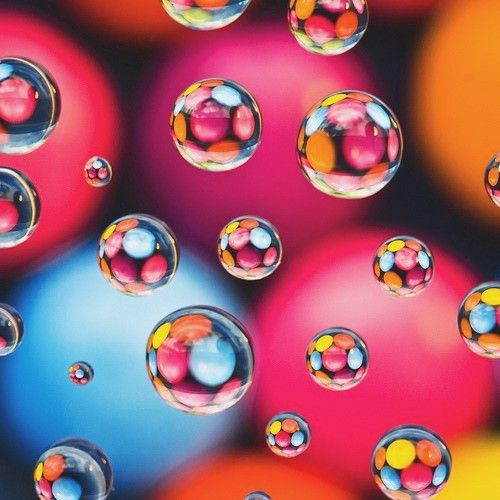
#> input picture Processing and Data Analysis/Exercise 3 and 4/zad3.jpg, 500 x 500 px, found by its file name
$ python laboratorium_4.py
#> lines starting #> are read from the running program, lines starting #| are printed output that depends on the picture; after the words box and inside, x2 and y2 are one past the last pixel; in counts of white or black regions, pixels touching at a corner belong together; long printed decimals are rounded
import math as m
import matplotlib.pyplot as plt
import matplotlib.image as mpimg
import numpy as np
from scipy import ndimage


# 2.Dyskretyzacja

def Dyskretyzacja(x:'Czestotliwosc probkowania'):
#> called with x = 20
    Tc=1 #czas trwania sygnalu
    fs=x #czestotliwosc probkowania fs>=2*fmax
    f=10 #czestotliwosc
    Ts=1/fs #okres probkowania
    N=round(Tc*fs,0) #liczba probek na caly sygnal
    tab=[]
    czas=[]
    for n in range(0,N,1):
        t=n*Ts
        fun=(m.sin(2*m.pi*f*t))
        tab.append(fun)
        czas.append(t)
    plt.title('fs='+str(x)+'Hz')
    plt.plot(czas,tab)

plt.subplot(4,3,1)
Dyskretyzacja(20)

plt.subplot(4,3,2)
Dyskretyzacja(21)

plt.subplot(4,3,3)
Dyskretyzacja(30)

plt.subplot(4,3,4)
Dyskretyzacja(45)

plt.subplot(4,3,5)
Dyskretyzacja(50)

plt.subplot(4,3,6)
Dyskretyzacja(100)

plt.subplot(4,3,7)
Dyskretyzacja(150)

plt.subplot(4,3,8)
Dyskretyzacja(200)

plt.subplot(4,3,9)
Dyskretyzacja(250)

plt.subplot(4,3,11)
Dyskretyzacja(1000)
plt.show()
#> figure, not shown here; panel 1: curve peaks at x = 0.6, y = 5.64e-15; panel 2: curve peaks at x = 0.524, y = 0.997; panel 3: curve peaks at x = 0.933, y = 0.866; panel 4: curve peaks at x = 0.822, y = 0.985

#zadanie 2.4
#Istenije takie twierdzenie - Twierdzenie o probkowaniu

#zadanie 2.5
#Aliasing

#################################################################################

# 3.Kwantyzacja

#zadanie 3.1
obrazek = mpimg.imread('zad3.jpg')
#> obrazek is the input picture: shape (500, 500, 3); mean R, G, B 162.1, 91.8, 106.7
plt.subplot(2,5,1)
plt.title('Oryginał')
plt.imshow(obrazek)


#zadanie 3.2
szerokosc,wysokosc,_=obrazek.shape
#> szerokosc = 500; wysokosc = 500
print('Szerokosc: '+str(szerokosc))
#| Szerokosc: 500
print('Wysokosc: '+str(wysokosc))
#| Wysokosc: 500

#zadanie 3.3
_,_,wartosc=obrazek.shape
#> wartosc = 3
print('Pojedynczy piksel opisywany jest: '+str(wartosc)+' wartosciami')
#| Pojedynczy piksel opisywany jest: 3 wartosciami

#zadanie 3.4
jasnosc=(obrazek.max()+obrazek.min())/2
#> jasnosc = 127.5
jasnosc=jasnosc/1000
#> jasnosc = 0.128
bright= lambda rgb : np.dot(rgb[... , :3] , [jasnosc,jasnosc,jasnosc])
jasnosc_piksela_szary=bright(obrazek)
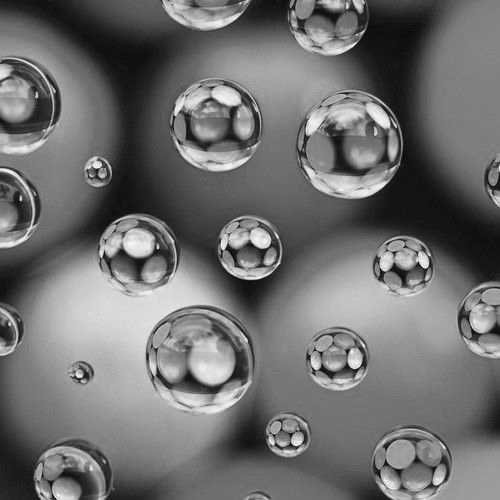
#> jasnosc_piksela_szary: shape (500, 500) float64; min 6.5, max 96.9, mean 46; drawn with min black and max white
plt.subplot(2,5,2)
plt.title('Jasnosc piksela')
plt.imshow(jasnosc_piksela_szary,cmap=plt.get_cmap(name='gray'))


srednia1=np.average(obrazek,axis=(0,1))
#> srednia1 = [162.1, 91.84, 106.7]
print(srednia1)
#| [162.147  91.840 106.678]
sredni_piksel= lambda rgb : np.dot(rgb[... , :3] , srednia1/1000)
sredni_szary=sredni_piksel(obrazek)
print(sredni_szary)
#> (printed output is left out)
plt.subplot(2,5,3)
plt.title('Sr. wart. piksela')
plt.imshow(sredni_szary,cmap=plt.get_cmap(name='gray'))


iluminacja = lambda rgb : np.dot(rgb[... , :3] , [0.21 , 0.72, 0.07])
szary_iluminacja = iluminacja(obrazek)
plt.subplot(2,5,4)
plt.title('Iluminacja')
plt.imshow(szary_iluminacja,cmap=plt.get_cmap(name='gray'))

#zadanie 3.5
histogram_obrazek = np.histogram(obrazek,bins=255)
histogram_jasnosc_piksela =np.histogram(jasnosc_piksela_szary,bins=255)
histogram_sredni_szary = np.histogram(sredni_szary,bins=255)
histogram_iluminacja = np.histogram(szary_iluminacja,bins=255)
histogram_szary16 = np.histogram(sredni_szary,bins=16)

plt.subplot(2,5,6)
plt.title('Hist oryginał')
plt.bar(histogram_obrazek[1][:-1],histogram_obrazek[0])

plt.subplot(2,5,7)
plt.title('Hist jasnosc piksela')
plt.bar(histogram_jasnosc_piksela[1][:-1],histogram_jasnosc_piksela[0])

plt.subplot(2,5,8)
plt.title('Hist sr. wart. piksela')
plt.bar(histogram_sredni_szary[1][:-1],histogram_sredni_szary[0])

plt.subplot(2,5,9)
plt.title('Hist iluminacji')
plt.bar(histogram_iluminacja[1][:-1],histogram_iluminacja[0])

plt.subplot(2,5,10)
plt.title('Hist 16 bins')
plt.bar(histogram_szary16[1][:-1],histogram_szary16[0])
plt.xlim
plt.show()
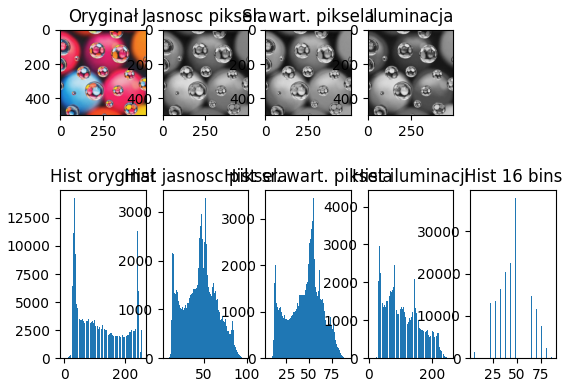
#> figure drawn by matplotlib, 9 panels; panel 5: tallest bar 14257 high, from x = 33.6 to 34.4; panel 6: tallest bar 3278 high, from x = 51.48 to 52.28; panel 7: tallest bar 3443 high, from x = 54.48 to 55.28; panel 8: tallest bar 4220 high, from x = 82.73 to 83.53


# 4.Binaryzacja

#zadanie 4.1
gradient = mpimg.imread('gradient.jpg')
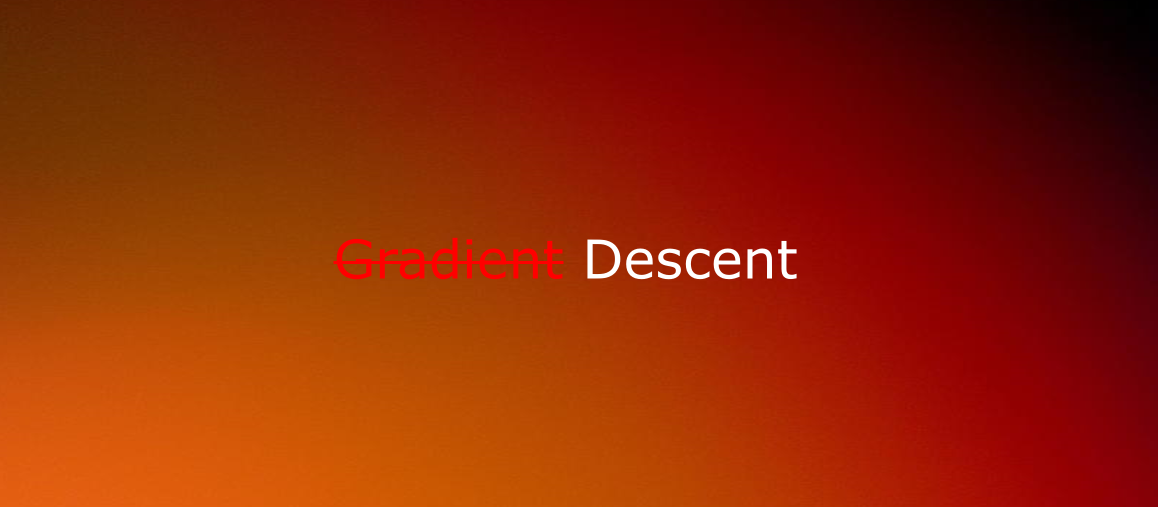
#> input picture Processing and Data Analysis/Exercise 3 and 4/gradient.jpg, 2315 x 1013 px, found by its file name (shown at 1/2 size)
#> gradient is the input picture: shape (1013, 2315, 3) float32; mean R, G, B 0.567, 0.15, 0.0162
cos=gradient
plt.title('Oryginał')
plt.imshow(gradient)
plt.show()

#zadanie 4.2
szary_gradient=iluminacja(gradient)
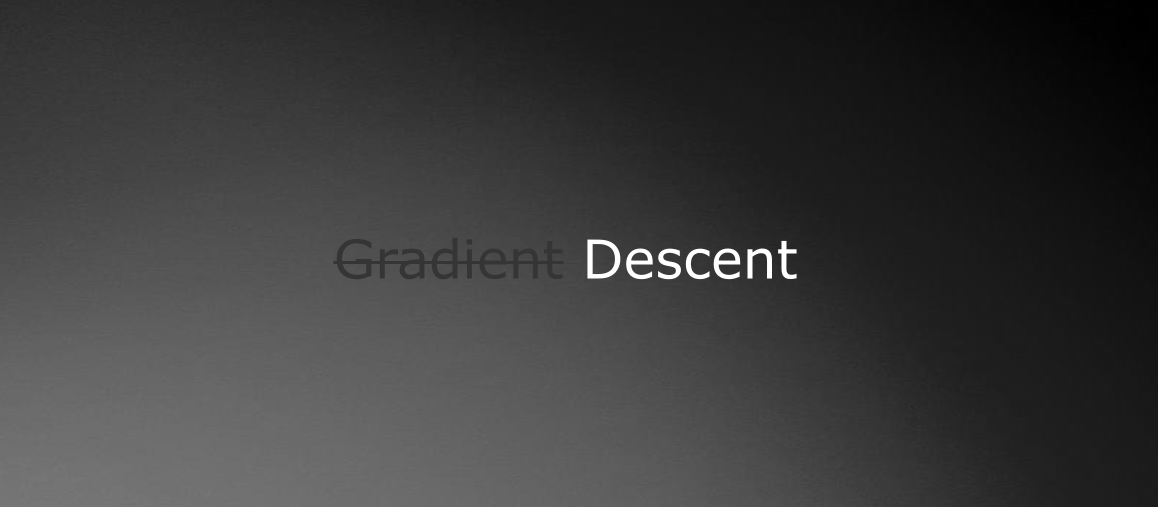
#> szary_gradient: shape (1013, 2315) float64 (shown at 1/2 size); min 0, max 1, mean 0.228
plt.title('Przekształcenie za pomocą iluminacji')
plt.imshow(szary_gradient,cmap=plt.get_cmap(name='gray'))
plt.show()

#zadanie 4.3
histogram_gradient, krawedzie = np.histogram(szary_gradient,bins=255,range=(0,1))
#> histogram_gradient = 255 values, max 48628 at index 28, min 3 at index 192, mean 9196.5; krawedzie = 256 values from 0 to 1
plt.title('Histogram')
plt.plot(krawedzie[0:-1],histogram_gradient,label='Histogram')
minimum=min(histogram_gradient)
#> minimum = 3
i,=np.where(histogram_gradient==minimum)
#> i = [192]
prog=krawedzie[i]
#> prog = [0.753]

plt.axvline(x=prog,color='r',linestyle='-',label='Próg')
plt.legend(loc='upper right')
plt.show()
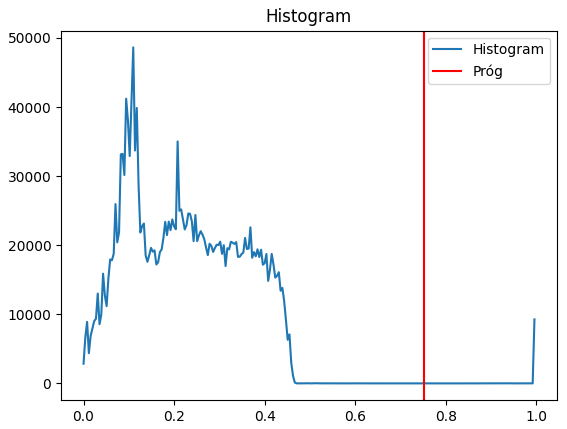
#> figure drawn by matplotlib, 1 panel; curve peaks at x = 0.11, y = 48628

#zadanie 4.4
szary_gradient[szary_gradient>=prog]=1
szary_gradient[szary_gradient<prog]=0
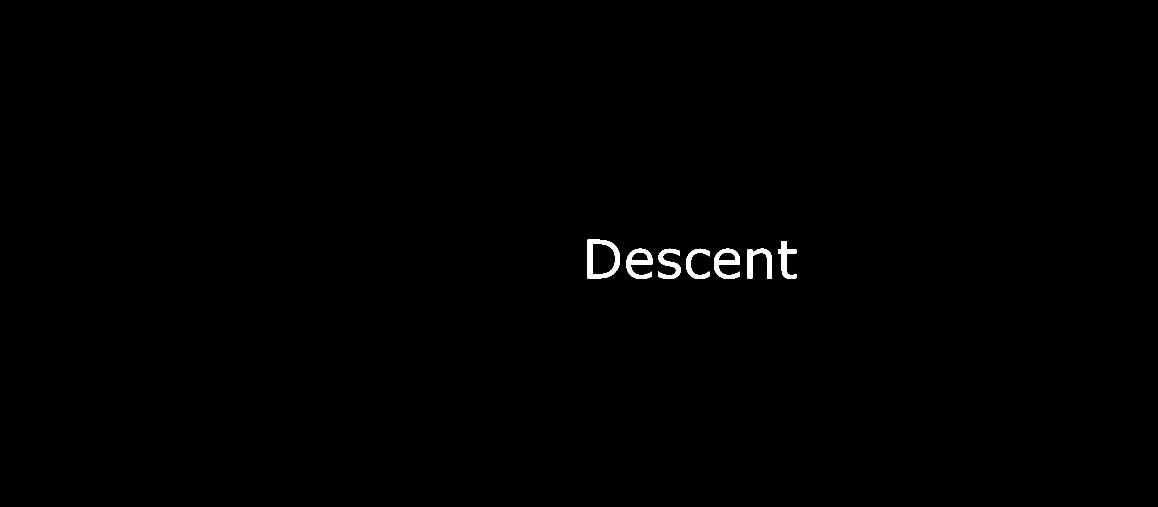
#> szary_gradient: shape (1013, 2315) float64 (shown at 1/2 size); values 0 (black) and 1 (white), 0.42% white; 7 white regions, largest, box (x1, y1, x2, y2) and area: (1175, 479, 1240, 557) 2100, (1253, 497, 1305, 558) 1503, (1428, 497, 1480, 558) 1500
gradient[:,:,0]=szary_gradient
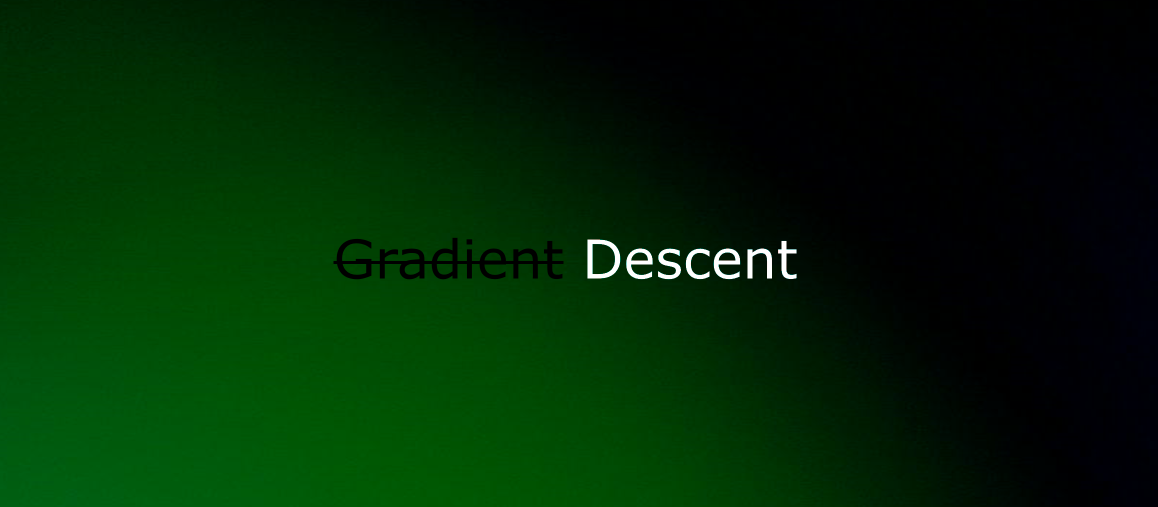
#> gradient: shape (1013, 2315, 3) float32 (shown at 1/2 size); mean R, G, B 0.00422, 0.15, 0.0162
gradient[:,:,1]=szary_gradient
gradient[:,:,2]=szary_gradient
plt.imshow(gradient)
plt.show()
